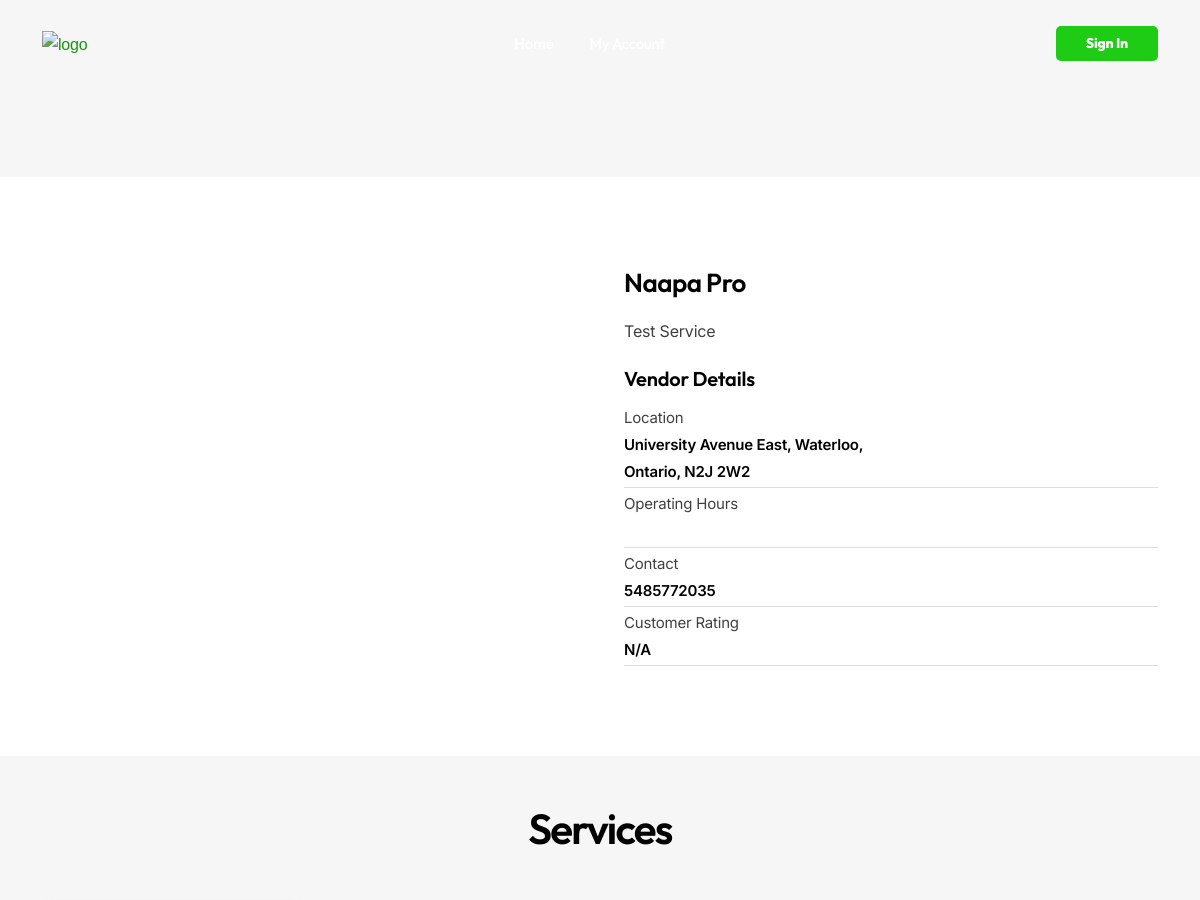
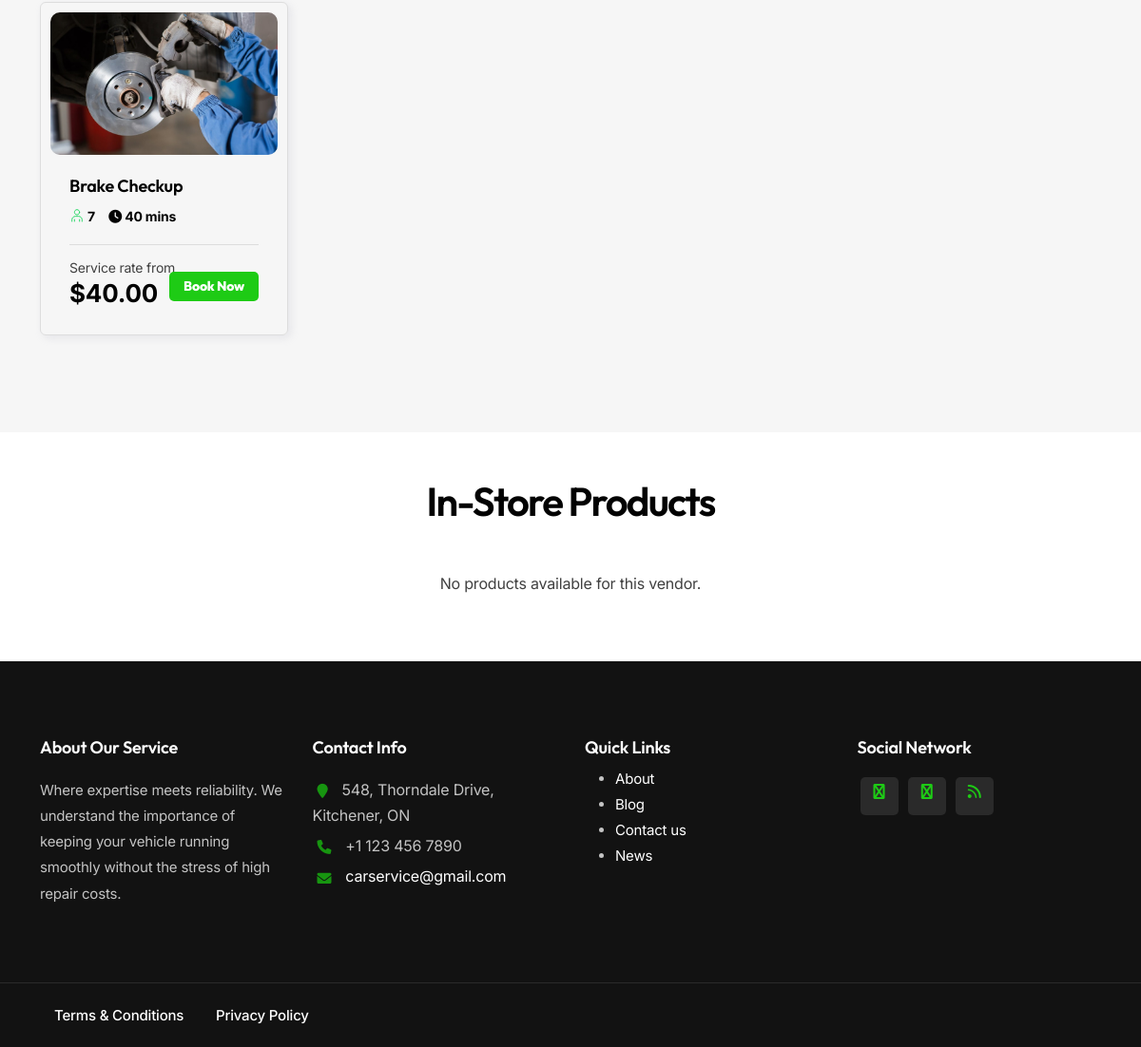
The page /vendor/5/ on the database its author committed (2 pictures, top to bottom).
### user/models.py (models this page shows, shortened)
class Vendor(models.Model):
    user = models.OneToOneField(Account, on_delete=models.CASCADE)
    business_name = models.CharField(max_length=255)
    business_license = models.CharField(max_length=255, null=True, blank=True)  # Business license
    business_email = models.EmailField(max_length=255, null=True, blank=True)  # Business email
    business_contact = models.CharField(max_length=15, null=True, blank=True)  # Business contact
    address = models.TextField(null=True, blank=True)  # Full address
    latitude = models.DecimalField(max_digits=9, decimal_places=6, null=True, blank=True)
    longitude = models.DecimalField(max_digits=9, decimal_places=6, null=True, blank=True)
    description = models.TextField(null=True, blank=True)  # Business description
    verification_status = models.CharField(
        max_length=20,
        choices=[
            ('pending', 'Pending'),
            ('approved', 'Approved'),
            ('rejected', 'Rejected')
        ],
        default='pending'
    )
    created_at = models.DateTimeField(auto_now_add=True)
    updated_at = models.DateTimeField(auto_now=True)

### service/models.py (models this page shows, shortened)
class Service(models.Model):
    STATUS_CHOICES = [
        ('active', 'Active'),
        ('inactive', 'Inactive'),
    ]
    name = models.CharField(max_length=255)
    description = models.TextField()
    price = models.DecimalField(max_digits=10, decimal_places=2)
    duration_minutes = models.IntegerField()
    start_time = models.TimeField(null=True)
    end_time = models.TimeField(null=True)
    department = models.ForeignKey(Department, on_delete=models.CASCADE, related_name="services", null=True)
    image = models.ImageField(upload_to='service_images/', null=True, blank=True)
    user = models.ForeignKey(Account, on_delete=models.CASCADE, related_name="services", null=True)
    status = models.CharField(max_length=10, choices=STATUS_CHOICES, default='active')
    created_at = models.DateTimeField(auto_now_add=True)
    updated_at = models.DateTimeField(auto_now=True)

### customer/views.py (the view)
# urls.py: path('vendor/<int:vendor_id>/', vendor_details, name='vendor_details'),
def vendor_details(request, vendor_id):
    vendor = get_object_or_404(Vendor, id=vendor_id, verification_status="approved")
    services = Service.objects.filter(user=vendor.user, status="active")
    products = Product.objects.filter(vendor=vendor.user, category__status='active')
    store_images = vendor.user.store_images.all()
    context = {
        'vendor': vendor,
        'services': services,
        'products': products,
        'store_images': store_images,
    }
    return render(request, 'customer/vendor_details.html', context)

### templates/customer/vendor_details.html (shortened to what this page needs)
{% extends 'base.html' %}
{% load static %}
{% block content %}
<div id="wrapper">
    <header class="transparent scroll-light has-topbar">
        <div class="container">
            <div class="row">
                <div class="col-md-12">
                    <div class="de-flex sm-pt10">
                        <div class="de-flex-col">
                            <div class="de-flex-col">
                                <div id="logo">
                                    <a href="index.html">
                                        <img class="logo-1" src="{% static 'images/logo-AUTOASSIST-light.png' %}"
                                            alt="logo" style="height: 100px; width: 100px;">
                                    </a>
                                </div>
                            </div>
                        </div>
                        {% include 'includes/customer_navbar.html' %}
                    </div>
                </div>
            </div>
        </div>
    </header>
    <div class="no-bottom no-top zebra" id="content">
        <section id="subheader" class="jarallax text-light">
        </section>
        <section id="section-vendor-details">
            <div class="container">
                <div class="row g-5">
                    <div class="col-lg-6">
                    </div>
                    <div class="col-lg-6">
                        <h3>{{ vendor.business_name }}</h3>
                        <p>{{ vendor.description }}</p>
                        <h4>Vendor Details</h4>
                        <div class="de-spec">
                            <div class="d-row">
                                <span class="d-title">Location</span>
                                <span class="d-value">{{ vendor.address }}</span>
                            </div>
                            <div class="d-row">
                                <span class="d-title">Operating Hours</span>
                            </div>
                            <div class="d-row">
                                <span class="d-title">Contact</span>
                                <span class="d-value">{{ vendor.business_contact }}</span>
                            </div>
                            <div class="d-row">
                                <span class="d-title">Customer Rating</span>
                                <span class="d-value">{{ vendor.rating|default:"N/A" }}</span>
                            </div>
                        </div>
                    </div>
                </div>
            </div>
        </section>
        <section id="section-services" class="py-5">
            <div class="container">
                <div class="text-center mb-5">
                    <h2>Services</h2>
                </div>
                <div class="row">
                    {% for service in services %}
                    <div class="col-lg-3 col-md-4 col-sm-6 mb-4">
                        <div class="de-item mb30">
                            <div class="d-img" style="position: relative; overflow: hidden;">
                                {% if service.image %}
                                <img src="{{ service.image.url }}" class="img-fluid service-image"
                                    alt="{{ service.name }}">
                                {% else %}
                                <img src="{% static 'images/services/default_service_image.jpg' %}"
                                    class="img-fluid service-image" alt="Default Service Image">
                                {% endif %}
                            </div>
                            <div class="d-info">
                                <div class="d-text">
                                    <h4>{{ service.name }}</h4>
                                    <div class="d-atr-group">
                                        <span class="d-atr">
                                            <img src="{% static 'images/icons/1-green.svg' %}" alt="">
                                            7
                                        </span>
                                        <span class="d-atr">
                                            <i class="fas fa-clock"></i>
                                            {{ service.duration_minutes }} mins
                                        </span>
                                    </div>
                                    <div class="d-price">
                                        Service rate from <span>${{ service.price }}</span>
                                        <a class="btn-main" href="{% url 'customer_booking' service.id %}">Book Now</a>
                                    </div>
                                </div>
                            </div>
                        </div>
                    </div>
                    {% empty %}
                    <div class="col-12 text-center">
                        <p>No services available for this vendor.</p>
                    </div>
                    {% endfor %}
                </div>
            </div>
        </section>
        <section id="section-products" class="py-5">
            <div class="container">
                <div class="text-center mb-5">
                    <h2>In-Store Products</h2>
                </div>
                <div class="row">
                    {% for product in products %}
                    <div class="col-lg-3 col-md-4 col-sm-6 mb-4">
                        <div class="de-item mb30">
                            <div class="d-img" style="position: relative; overflow: hidden;">
                                {% if product.image %}
                                <img src="{{ product.image.url }}" class="img-fluid product-image" alt="{{ product.name }}">
                                {% else %}
                                <img src="{% static 'images/products/default_product_image.jpg' %}" class="img-fluid product-image"
                                    alt="Default Product Image">
                                {% endif %}
                            </div>
                            <div class="d-info">
                                <div class="d-text">
                                    <h4>{{ product.name }}</h4>
                                    <div class="d-price">
                                        Price: <span>${{ product.price }}</span>
                                    </div>
                                    <div class="row mt-2">
                                        <div class="col-12">
                                            <a class="btn-main btn-vertical" href="{% url 'store_pickup' product.id %}">Store Pickup</a>
                                        </div>
                                    </div>
                                </div>
                            </div>
                        </div>
                    </div>
                    {% empty %}
                    <div class="col-12 text-center">
                        <p>No products available for this vendor.</p>
                    </div>
                    {% endfor %}
                </div>
            </div>
        </section>
    </div>
</div>
{% include 'includes/footer.html' %}
{% endblock %}

### static/css/coloring.css (style rules this page uses)
.bg-color, header, section.bg-color, section.call-to-action, a.btn-main, .btn-main, #mainmenu li li a.menu-item:hover, #mainmenu ul li:hover>a.menu-item, .daterangepicker td.active, .daterangepicker td.active:hover, .price-row, .slider-info .text1, .btn-primary, .bg-id-color, .dropcap, .fullwidthbanner-container a.btn, .feature-box-big-icon i, #testimonial-full, .icon-deco i, .feature-box-small-icon .border, .date-post, .team-list .small-border, .de-team-list .small-border, .owl-arrow span, .de-progress .progress-bar, #btn-close-x:hover, .box-fx .info, .btn-more, .widget .small-border, .product img:hover, #btn-search, .de_tab.timeline li.active .dot, .btn-id, .tiny-border, #subheader .small-border-deco span, #services-list li a:hover, .timeline .tl-block .tl-line, .de_tab.tab_style_2 .de_nav li.active span, .de_tab.tab_methods.style-2 .de_nav li.active span, .feature-box-small-icon.style-2 .number.bg-color, .owl-custom-nav .btn-next:before, .owl-custom-nav .btn-prev:before, .timeline>li>.timeline-badge, .de_light .de_tab.tab_style_3 .de_nav li.active span, .de_tab.tab_style_4 .de_nav li.active span, .circle, .social-icons-sm i:hover, .btn-rsvp, .pricing-table .ribbon, .de_tab.tab_style_4 .de_nav li.active, #preloader .s1 span, #filters a.selected, .custom-show:after, .custom-close:after, .widget-post .date, .style-2 .date-box, .d-card i, .owl-item.active>div blockquote:before, .accordion-section-title:before, #form_subscribe #btn-submit i, .bg-gradient-to-right-2, .d-card.hover i, .d-card:hover i, .ribbon, .box-icon-simple .num, .feature-box.f-boxed:hover, .fpw-overlay-btm, .fp-wrap .fpwow-icons a, .owl-item.active.center .feature-box-type-2, .testimonial-color .item:nth-child(1n) blockquote:before, .spinner>div, .d-gallery-item .dgi-1, a.btn-border:hover, .dih-overlay, .widget_tags li a, .nav-pills .nav-link.active, .nav-pills .show>.nav-link, #cookieConsent a.cookieConsentOK, .mask .cover, .icon-box:hover, .feature-box.f-boxed.invert, .text-light .container-timeline ul li::before, .text-light .de_countdown, .text-light .dropdown li span, #selector #dark-mode, #selector #related-items, .dropdown li span:hover, .de-event-item .d-date, .switch, h5 span.label, .lds-roller div:after, body::-webkit-scrollbar-thumb,#de_modal::-webkit-scrollbar-thumb, .de_pricing-table .d-list li:before, .ul-style-4 li:before, #mainmenu ul li b, h1.s2 .c1 span, .bloglist .date-box, .de-icon, .text-light .de-marquee-list .d-item-dot, .slider .progress, input[type="range"]::-webkit-slider-thumb, .de-marquee-list .d-item-dot, #de-click-menu-notification .d-count, .de-submenu-profile i, .menu-col li a.active, #back-to-top { background: var(--primary-color); }
a, a:hover, footer .widget a:hover, .id-color-2, .id-color-secondary, span.id-color-2, .icon-box i, .h-phone i.id-color-secondary, .mask:hover .cover h3 i, address.s1 span i, .de_table .tr .td:nth-child(2) span, .activity-filter i, .dark-scheme .demo-icon-wrap i, .dark-scheme .demo-icon-wrap-s2 span, .de_tab .de_nav li span, .dark-scheme .small-border, .de_tab.tab_methods .de_nav li.active span img, .ul-style-3 li:after, .accordion-button:not(.collapsed), .ul-style-2 li:before, .pricing-table.table-featured .bottom i { color: var(--secondary-color); }
#subheader { background: -moz-linear-gradient(180deg, rgba(var(--primary-color-rgb), 0.125) 0%, rgba(var(--primary-color-rgb), 0) 100%); background: -webkit-linear-gradient(180deg, rgba(var(--primary-color-rgb), 0.125) 0%, rgba(var(--primary-color-rgb), 0) 100%); background: linear-gradient(180deg, rgba(var(--primary-color-rgb), 0.125) 0%, rgba(var(--primary-color-rgb), 0) 100%); }
.item_info_counts>div, .de_table .tr .td:nth-child(2) span, .activity-filter i, .accordion-button:not(.collapsed), { background: rgba(var(--secondary-color-rgb), .1); }

### static/css/colors/scheme-01.css (style rules this page uses)
:root { --primary-color: #1ECB15; --primary-color-rgb: 120, 202, 92; --secondary-color: #179510; --secondary-color-rgb: 23, 149, 16; }

### templates/customer/vendor_details.html (style rules this page uses)
.service-image { width: 100%; height: 150px; object-fit: cover; border-radius: 10px; display: block; margin: auto; }

### rows shown on the page
Vendor: business_name "Naapa Pro", description "Test Service", address "University Avenue East, Waterloo, Ontario, N2J 2W2", business_contact "5485772035"
Service: image (picture), name "Brake Checkup", duration_minutes "40", price "40.00"

### other values the page prints
{{ vendor.rating|default:"N/A" }} "N/A"
